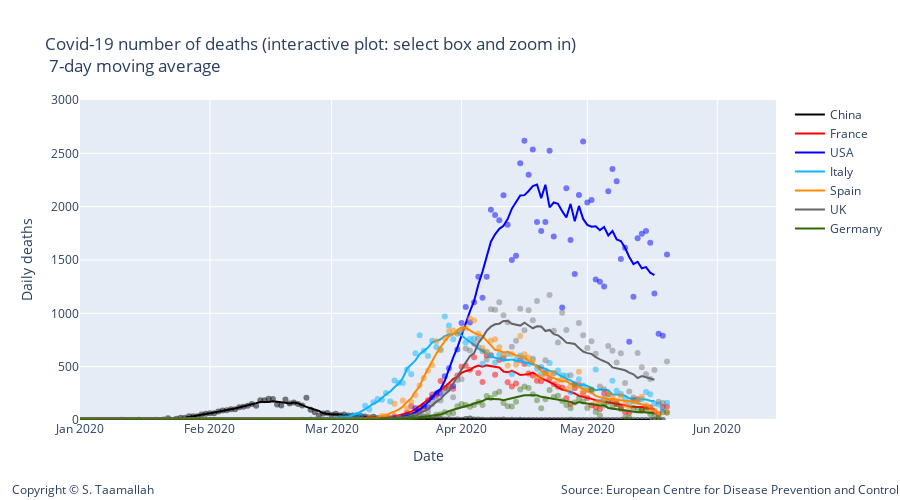

The cell this chart's notebook holds for it:
### Code cell
degree = 1
#smooth_italy = smoothTriangle(df_italy['deaths'],degree)



smooth_china = smoothTriangle(df_china['deaths'], degree)
smooth_france = smoothTriangle(df_france['deaths'], degree)
smooth_italy = smoothTriangle(df_italy['deaths'],degree)
smooth_usa = smoothTriangle(df_usa['deaths'],degree)
smooth_uk = smoothTriangle(df_uk['deaths'],degree)
smooth_germany = smoothTriangle(df_germany['deaths'],degree)
smooth_spain = smoothTriangle(df_spain['deaths'],degree)
smooth_korea = smoothTriangle(df_korea['deaths'],degree)
smooth_netherlands = smoothTriangle(df_netherlands['deaths'],degree)
smooth_belgium = smoothTriangle(df_belgium['deaths'],degree)

smooth_china = smooth_3day(df_china['deaths'])
smooth_france = smooth_3day(df_france['deaths'])
smooth_italy = smooth_3day(df_italy['deaths'])
smooth_usa = smooth_3day(df_usa['deaths'])
smooth_uk = smooth_3day(df_uk['deaths'])
smooth_germany = smooth_3day(df_germany['deaths'])
smooth_spain = smooth_3day(df_spain['deaths'])
smooth_korea = smooth_3day(df_korea['deaths'])
smooth_netherlands = smooth_3day(df_netherlands['deaths'])
smooth_belgium = smooth_3day(df_belgium['deaths'])

smooth_china = smooth_5day(df_china['deaths'])
smooth_france = smooth_5day(df_france['deaths'])
smooth_italy = smooth_5day(df_italy['deaths'])
smooth_usa = smooth_5day(df_usa['deaths'])
smooth_uk = smooth_5day(df_uk['deaths'])
smooth_germany = smooth_5day(df_germany['deaths'])
smooth_spain = smooth_5day(df_spain['deaths'])
smooth_korea = smooth_5day(df_korea['deaths'])
smooth_netherlands = smooth_5day(df_netherlands['deaths'])
smooth_belgium = smooth_5day(df_belgium['deaths'])



smooth_china = smooth_9day(df_china['deaths'])
smooth_france = smooth_9day(df_france['deaths'])
smooth_italy = smooth_9day(df_italy['deaths'])
smooth_usa = smooth_9day(df_usa['deaths'])
smooth_uk = smooth_9day(df_uk['deaths'])
smooth_germany = smooth_9day(df_germany['deaths'])
smooth_spain = smooth_9day(df_spain['deaths'])
smooth_korea = smooth_9day(df_korea['deaths'])
smooth_netherlands = smooth_9day(df_netherlands['deaths'])
smooth_belgium = smooth_9day(df_belgium['deaths'])


smooth_china = smoothTriangle(df_china['deaths'], degree)
smooth_france = smoothTriangle(df_france['deaths'], degree)
smooth_italy = smoothTriangle(df_italy['deaths'],degree)
smooth_usa = smoothTriangle(df_usa['deaths'],degree)
smooth_uk = smoothTriangle(df_uk['deaths'],degree)
smooth_germany = smoothTriangle(df_germany['deaths'],degree)
smooth_spain = smoothTriangle(df_spain['deaths'],degree)
smooth_korea = smoothTriangle(df_korea['deaths'],degree)
smooth_netherlands = smoothTriangle(df_netherlands['deaths'],degree)
smooth_belgium = smoothTriangle(df_belgium['deaths'],degree)

smooth_china = smooth_7day(df_china['deaths'])
smooth_france = smooth_7day(df_france['deaths'])
smooth_italy = smooth_7day(df_italy['deaths'])
smooth_usa = smooth_7day(df_usa['deaths'])
smooth_uk = smooth_7day(df_uk['deaths'])
smooth_germany = smooth_7day(df_germany['deaths'])
smooth_spain = smooth_7day(df_spain['deaths'])
smooth_korea = smooth_7day(df_korea['deaths'])
smooth_netherlands = smooth_7day(df_netherlands['deaths'])
smooth_belgium = smooth_7day(df_belgium['deaths'])

# Add traces
trace1 = go.Scatter(
        x=df_china.index, 
        y=df_china['deaths'],
        mode='markers',
        name='China daily cases',
        line_color='rgba(0, 0, 0, 0.5)',
        showlegend=False,
)

trace11 = go.Scatter(
        x=df_china.index, 
        y=smooth_china,
        mode='lines',
        name='China',
        line_color='rgba(0, 0, 0, 1)',
)


trace2 = go.Scatter(
        x=df_france.index, 
        y=df_france['deaths'],
        mode='markers',
        name='France',
        line_color='rgba(256, 0, 0, .5)',
        showlegend=False,
)

trace22 = go.Scatter(
        x=df_france.index, 
        y=smooth_france,
        mode='lines',
        name='France',
        line_color='rgba(256, 0, 0, 1)',
)


trace3 = go.Scatter(
        x=df_usa.index, 
        y=df_usa['deaths'],
        mode='markers',
        name='USA',
        line_color='rgba(0, 0, 255, .5)',
    showlegend=False,
)

trace33 = go.Scatter(
        x=df_usa.index, 
        y=smooth_usa,
        mode='lines',
        name='USA',
        line_color='rgba(0, 0, 255, 1)',
)

trace4 = go.Scatter(
        x=df_italy.index, 
        y=df_italy['deaths'],
        mode='markers',
        name='Italy',
        line_color='rgba(14, 180, 252, .5)',
    showlegend=False,
)

trace44 = go.Scatter(
        x=df_italy.index, 
        y=smooth_italy,
        mode='lines',
        name='Italy',
        line_color='rgba(14, 180, 252, 1)',
)

trace5 = go.Scatter(
        x=df_spain.index, 
        y=df_spain['deaths'],
        mode='markers',
        name='Spain',
        line_color='rgba(255, 137, 0, .5)',
    showlegend=False,
)

trace55 = go.Scatter(
        x=df_spain.index, 
        y=smooth_spain,
        mode='lines',
        name='Spain',
        line_color='rgba(256, 137, 0, 1)',
)


trace6 = go.Scatter(
        x=df_uk.index, 
        y=df_uk['deaths'],
        mode='markers',
        name='UK',
        line_color='rgba(100, 100, 100, .4)',
    showlegend=False
)

trace66 = go.Scatter(
        x=df_uk.index, 
        y=smooth_uk,
        mode='lines',
        name='UK',
        line_color='rgba(100, 100, 100, 1)',
)

trace7 = go.Scatter(
        x=df_germany.index, 
        y=df_germany['deaths'],
        mode='markers',
        name='Germany',
        line_color='rgba(51, 102, 0, .4)',
    showlegend=False,
)

trace77 = go.Scatter(
        x=df_germany.index, 
        y=smooth_germany,
        mode='lines',
        name='Germany',
        line_color='rgba(51, 102, 0, 1)',
)


data = [trace1,trace11, trace2, trace22, trace3, trace33, trace4, trace44, trace5, trace55, trace6, trace66, trace7, trace77]

layout = go.Layout(
    title="Covid-19 number of deaths (interactive plot: select box and zoom in) <br> 7-day moving average",
    width=900,
    height=500,
    
    # Top left
    xaxis=dict(
        title='Date',
        range=['2020-01-01', '2020-06-15'],
    ),
    yaxis=dict(
        title='Daily deaths',
        #type='log',
        range=[0,3000],
        anchor='x'
    ),
    
      annotations=[
        dict(
            x=1.18,
            y=-0.25,
            showarrow=False,
            text='Source: European Centre for Disease Prevention and Control',
            xref='paper',
            yref='paper'
        ),
        
        dict(
            x=-0.1,
            y=-0.25,
            showarrow=False,
            text='Copyright © S. Taamallah ',
            xref='paper',
            yref='paper'
        )
    ],
    
)

fig = go.Figure(data=data, layout=layout)
fig.show()
from plotly.offline import plot
plot(fig, filename="STaamallah_covid19_analysis_chart_1_20200503.html", auto_open = False)

### Figure 1 — Plotly figure (JSON) as saved in the notebook; plotly's stock layout.template omitted (floating-point values rounded to 4 significant figures; data arrays with more than 128 entries replaced by an {"elided": "..."} marker saying what was removed)
{"data": [{"line": {"color": "rgba(0, 0, 0, 0.5)"}, "mode": "markers", "name": "China daily cases", "showlegend": false, "type": "scatter", "x": {"elided": "141 str values"}, "y": {"elided": "141 float values"}}, {"line": {"color": "rgba(0, 0, 0, 1)"}, "mode": "lines", "name": "China", "type": "scatter", "x": {"elided": "141 str values"}, "y": {"elided": "141 int values"}}, {"line": {"color": "rgba(256, 0, 0, .5)"}, "mode": "markers", "name": "France", "showlegend": false, "type": "scatter", "x": {"elided": "142 str values"}, "y": {"elided": "142 int values"}}, {"line": {"color": "rgba(256, 0, 0, 1)"}, "mode": "lines", "name": "France", "type": "scatter", "x": {"elided": "142 str values"}, "y": {"elided": "142 int values"}}, {"line": {"color": "rgba(0, 0, 255, .5)"}, "mode": "markers", "name": "USA", "showlegend": false, "type": "scatter", "x": {"elided": "142 str values"}, "y": {"elided": "142 int values"}}, {"line": {"color": "rgba(0, 0, 255, 1)"}, "mode": "lines", "name": "USA", "type": "scatter", "x": {"elided": "142 str values"}, "y": {"elided": "142 int values"}}, {"line": {"color": "rgba(14, 180, 252, .5)"}, "mode": "markers", "name": "Italy", "showlegend": false, "type": "scatter", "x": {"elided": "142 str values"}, "y": {"elided": "142 int values"}}, {"line": {"color": "rgba(14, 180, 252, 1)"}, "mode": "lines", "name": "Italy", "type": "scatter", "x": {"elided": "142 str values"}, "y": {"elided": "142 int values"}}, {"line": {"color": "rgba(255, 137, 0, .5)"}, "mode": "markers", "name": "Spain", "showlegend": false, "type": "scatter", "x": {"elided": "141 str values"}, "y": {"elided": "141 int values"}}, {"line": {"color": "rgba(256, 137, 0, 1)"}, "mode": "lines", "name": "Spain", "type": "scatter", "x": {"elided": "141 str values"}, "y": {"elided": "141 int values"}}, {"line": {"color": "rgba(100, 100, 100, .4)"}, "mode": "markers", "name": "UK", "showlegend": false, "type": "scatter", "x": {"elided": "142 str values"}, "y": {"elided": "142 int values"}}, {"line": {"color": "rgba(100, 100, 100, 1)"}, "mode": "lines", "name": "UK", "type": "scatter", "x": {"elided": "142 str values"}, "y": {"elided": "142 int values"}}, {"line": {"color": "rgba(51, 102, 0, .4)"}, "mode": "markers", "name": "Germany", "showlegend": false, "type": "scatter", "x": {"elided": "142 str values"}, "y": {"elided": "142 int values"}}, {"line": {"color": "rgba(51, 102, 0, 1)"}, "mode": "lines", "name": "Germany", "type": "scatter", "x": {"elided": "142 str values"}, "y": {"elided": "142 int values"}}], "layout": {"annotations": [{"showarrow": false, "text": "Source: European Centre for Disease Prevention and Control", "x": 1.18, "xref": "paper", "y": -0.25, "yref": "paper"}, {"showarrow": false, "text": "Copyright © S. Taamallah ", "x": -0.1, "xref": "paper", "y": -0.25, "yref": "paper"}], "height": 500, "title": {"text": "Covid-19 number of deaths (interactive plot: select box and zoom in) <br> 7-day moving average"}, "width": 900, "xaxis": {"range": ["2020-01-01", "2020-06-15"], "title": {"text": "Date"}, "type": "date"}, "yaxis": {"anchor": "x", "range": [0, 3000], "title": {"text": "Daily deaths"}, "type": "linear"}}}
